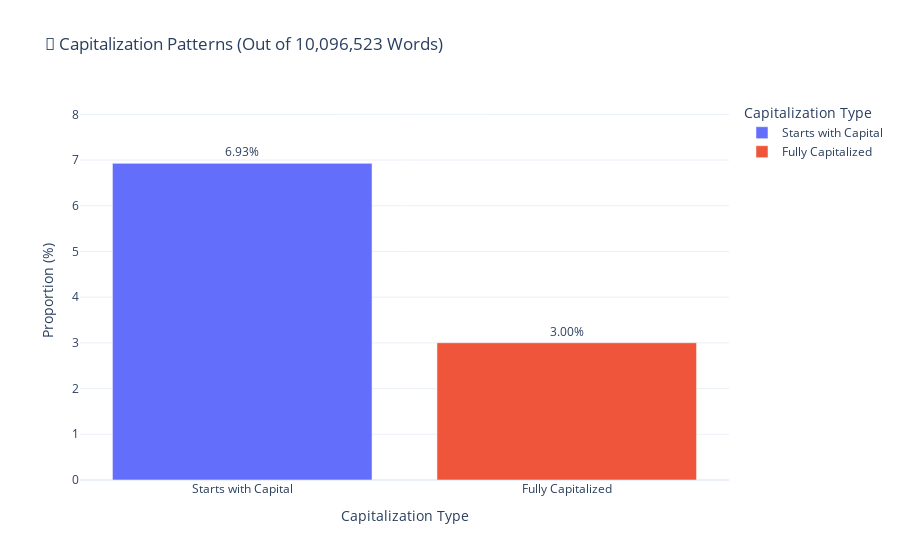

This figure's notebook cell:
### Code cell
analyze_capitalization_patterns(df_wo_emojis, column="clean_text")

### Figure 1 — Plotly figure (JSON) as saved in the notebook; plotly's stock layout.template omitted (floating-point values rounded to 4 significant figures)
{"data": [{"alignmentgroup": "True", "hovertemplate": "Capitalization Type=%{x}<br>Proportion (%)=%{y}<br>text=%{text}<extra></extra>", "legendgroup": "Starts with Capital", "marker": {"color": "#636efa", "pattern": {"shape": ""}}, "name": "Starts with Capital", "offsetgroup": "Starts with Capital", "orientation": "v", "showlegend": true, "text": ["6.93%"], "textposition": "outside", "type": "bar", "x": ["Starts with Capital"], "xaxis": "x", "y": [6.928], "yaxis": "y"}, {"alignmentgroup": "True", "hovertemplate": "Capitalization Type=%{x}<br>Proportion (%)=%{y}<br>text=%{text}<extra></extra>", "legendgroup": "Fully Capitalized", "marker": {"color": "#EF553B", "pattern": {"shape": ""}}, "name": "Fully Capitalized", "offsetgroup": "Fully Capitalized", "orientation": "v", "showlegend": true, "text": ["3.00%"], "textposition": "outside", "type": "bar", "x": ["Fully Capitalized"], "xaxis": "x", "y": [3.003], "yaxis": "y"}], "layout": {"barmode": "relative", "legend": {"title": {"text": "Capitalization Type"}, "tracegroupgap": 0}, "title": {"text": "🧠 Capitalization Patterns (Out of 10,096,523 Words)"}, "uniformtext": {"minsize": 8, "mode": "hide"}, "xaxis": {"anchor": "y", "categoryarray": ["Starts with Capital", "Fully Capitalized"], "categoryorder": "array", "domain": [0, 1], "title": {"text": "Capitalization Type"}}, "yaxis": {"anchor": "x", "domain": [0, 1], "range": [0, 8.314], "title": {"text": "Proportion (%)"}}}}
